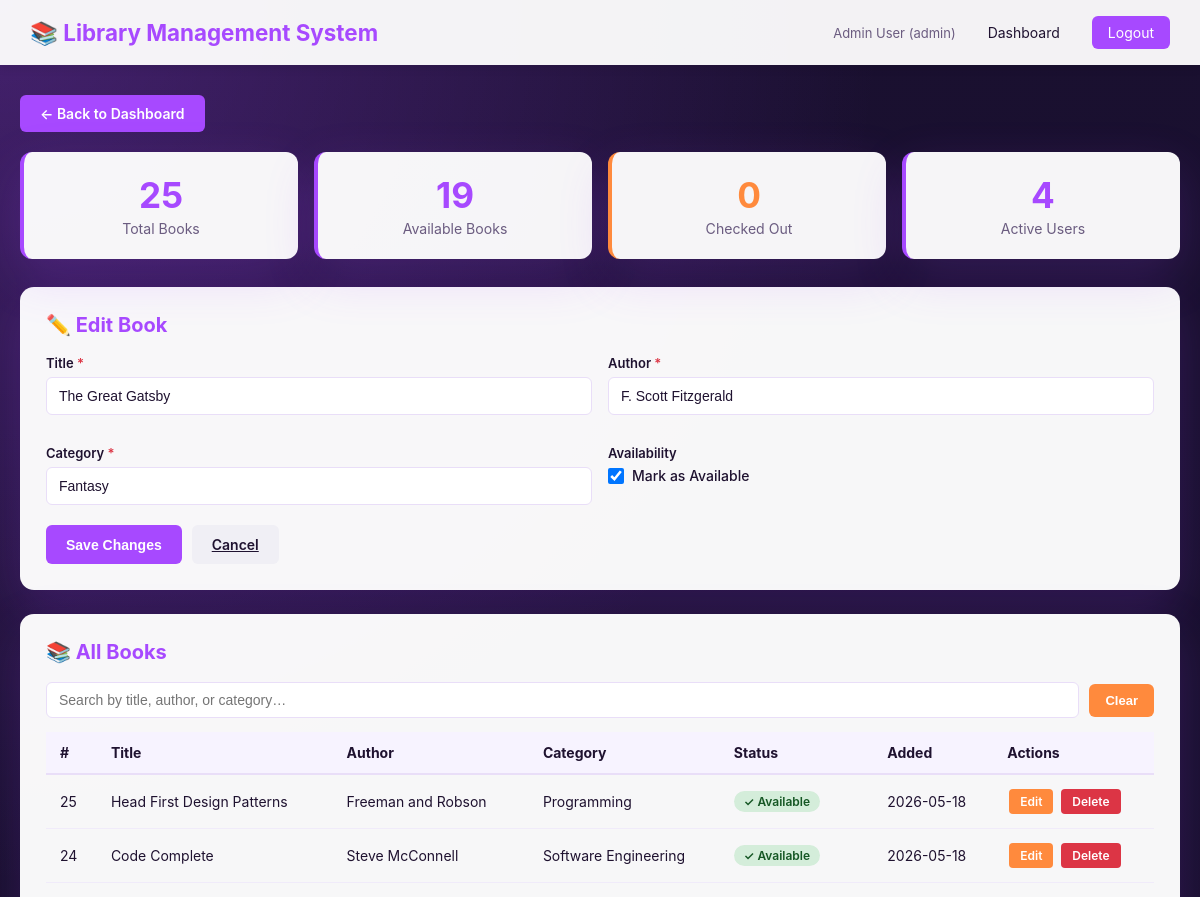
The page /manage.php?edit=5 (signed in, upper part) on the database as committed earlier.
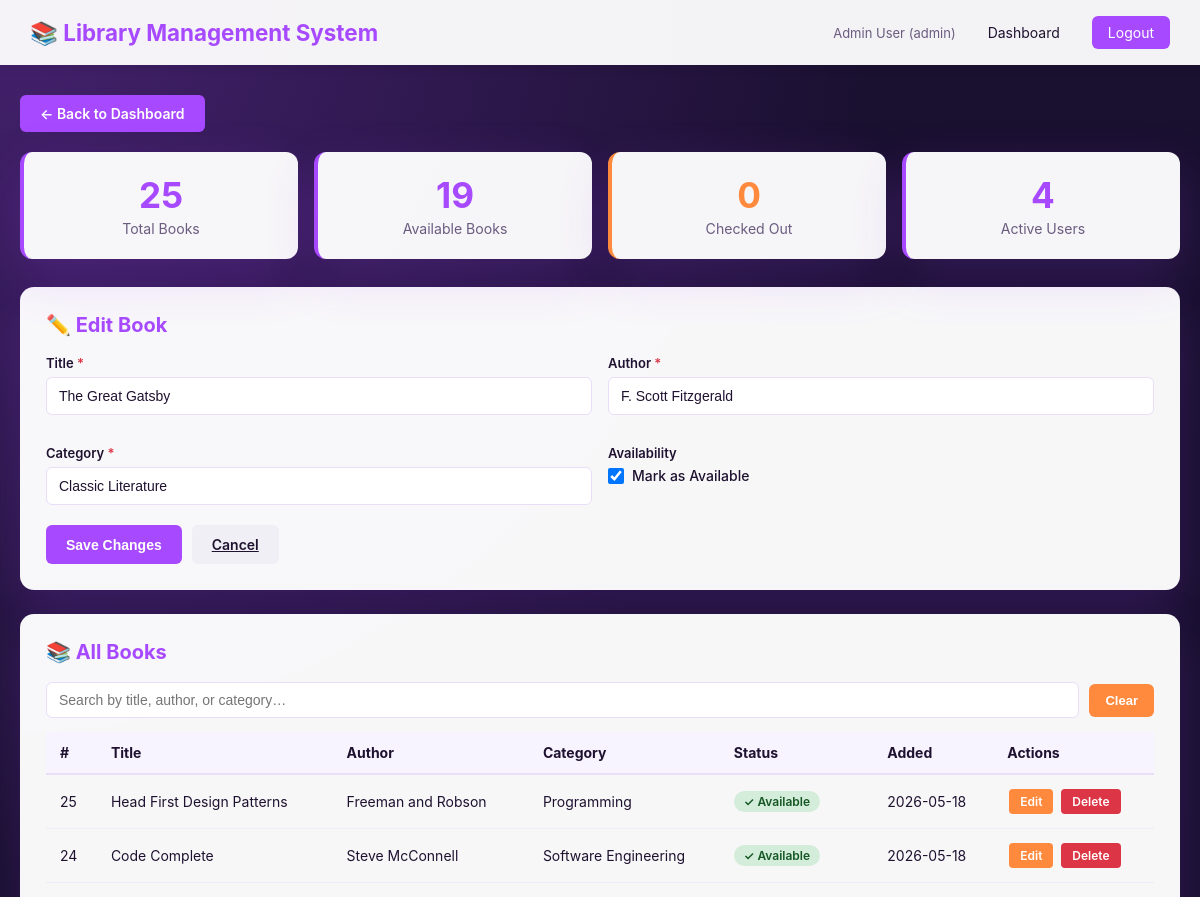
The same page on the database as committed later.
### tables this page shows
CREATE TABLE IF NOT EXISTS books (
    id INT AUTO_INCREMENT PRIMARY KEY,
    title VARCHAR(255) NOT NULL,
    author VARCHAR(255) NOT NULL,
    category VARCHAR(100) NOT NULL,
    available BOOLEAN DEFAULT TRUE,
    created_at TIMESTAMP DEFAULT CURRENT_TIMESTAMP
);

### manage.php (the view, shortened to what the changed rows need)
<?php
require_once 'config.php';
$editMode = false;
$editBook = null;
$editId = isset($_GET['edit']) ? intval($_GET['edit']) : 0;
if ($editId > 0) {
    $res = $conn->query("SELECT * FROM books WHERE id = $editId");
    if ($res && $res->num_rows > 0) {
        $editBook = $res->fetch_assoc();
        $editMode = true;
    }
}
$books_res = $conn->query("SELECT * FROM books ORDER BY id DESC");
?>
<!DOCTYPE html>
<html lang="en">
<head>
</head>
<body>
<div class="page">
    <div class="card">
        <h2><?= $editMode ? '✏️ Edit Book' : '📕 Add New Book' ?></h2>
        <form method="POST" action="manage.php<?= $editMode ? '?edit=' . $editBook['id'] : '' ?>">
            <div class="form-row">
                <div class="form-group">
                    <label for="title">Title <span style="color:#dc3545">*</span></label>
                    <input type="text" id="title" name="title" placeholder="Book title"
                           value="<?= htmlspecialchars($editBook['title'] ?? ($_POST['title'] ?? '')) ?>" required>
                </div>
                <div class="form-group">
                    <label for="author">Author <span style="color:#dc3545">*</span></label>
                    <input type="text" id="author" name="author" placeholder="Author name"
                           value="<?= htmlspecialchars($editBook['author'] ?? ($_POST['author'] ?? '')) ?>" required>
                </div>
                <div class="form-group">
                    <label for="category">Category <span style="color:#dc3545">*</span></label>
                    <input type="text" id="category" name="category" placeholder="e.g. Fiction, Programming, Science"
                           value="<?= htmlspecialchars($editBook['category'] ?? ($_POST['category'] ?? '')) ?>" required>
                </div>
                <div class="form-group">
                    <div class="checkbox-group">
                        <input type="checkbox" id="available" name="available"
                               <?= (!$editMode || ($editBook['available'] ?? true)) ? 'checked' : '' ?>>
                        <label for="available">Mark as Available</label>
                    </div>
                </div>
            </div>
        </form>
    </div>
    <div class="card">
        <h2>📚 All Books</h2>
        <table id="books-table">
            <thead>
                <tr>
                    <th>#</th>
                    <th>Title</th>
                    <th>Author</th>
                    <th>Category</th>
                    <th>Status</th>
                    <th>Added</th>
                    <th>Actions</th>
                </tr>
            </thead>
        </table>
    </div>
</div>
</body>
</html>

Rows that differ between the two databases and show on the page:
changed books "The Great Gatsby": category "Fantasy" → "Classic Literature"
